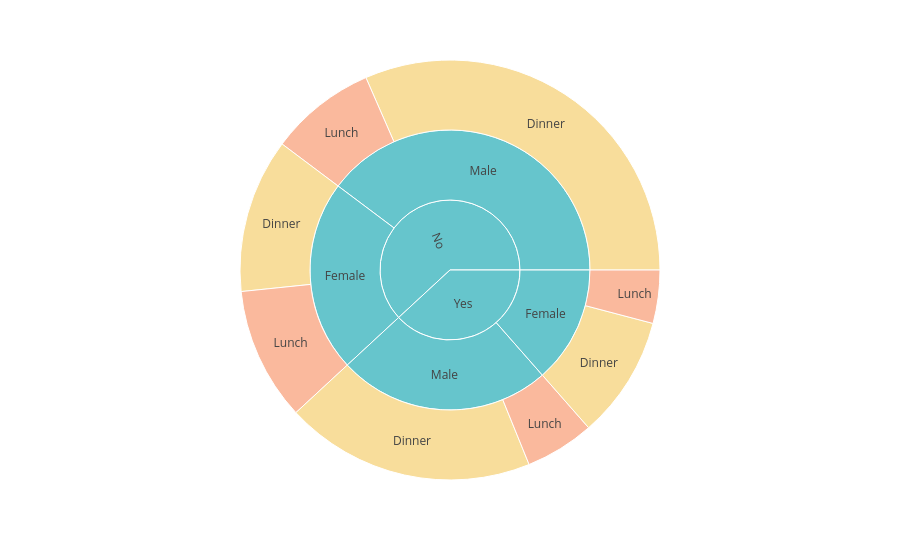

Source (notebook cell):
### Code cell
# make sun brust using plotly  : 

fig  = px.sunburst(data_frame=df , path=['smoker' , 'sex' , 'time'] , color='time' , color_discrete_sequence=px.colors.qualitative.Pastel , maxdepth=-1)

fig.show()

### Figure 1 — Plotly figure (JSON) as saved in the notebook; plotly's stock layout.template omitted (floating-point values rounded to 4 significant figures)
{"data": [{"branchvalues": "total", "customdata": [["(?)"], ["(?)"], ["(?)"], ["(?)"], ["(?)"], ["(?)"], ["Dinner"], ["Dinner"], ["Dinner"], ["Dinner"], ["Lunch"], ["Lunch"], ["Lunch"], ["Lunch"]], "domain": {"x": [0, 1], "y": [0, 1]}, "hovertemplate": "labels=%{label}<br>count=%{value}<br>parent=%{parent}<br>id=%{id}<br>time=%{customdata[0]}<extra></extra>", "ids": ["No/Female", "No/Male", "Yes/Male", "Yes/Female", "No", "Yes", "No/Female/Dinner", "No/Male/Dinner", "Yes/Male/Dinner", "Yes/Female/Dinner", "No/Male/Lunch", "Yes/Male/Lunch", "No/Female/Lunch", "Yes/Female/Lunch"], "labels": ["Female", "Male", "Male", "Female", "No", "Yes", "Dinner", "Dinner", "Dinner", "Dinner", "Lunch", "Lunch", "Lunch", "Lunch"], "marker": {"colors": ["rgb(102, 197, 204)", "rgb(102, 197, 204)", "rgb(102, 197, 204)", "rgb(102, 197, 204)", "rgb(102, 197, 204)", "rgb(102, 197, 204)", "rgb(246, 207, 113)", "rgb(246, 207, 113)", "rgb(246, 207, 113)", "rgb(246, 207, 113)", "rgb(248, 156, 116)", "rgb(248, 156, 116)", "rgb(248, 156, 116)", "rgb(248, 156, 116)"]}, "maxdepth": -1, "name": "", "parents": ["No", "No", "Yes", "Yes", "", "", "No/Female", "No/Male", "Yes/Male", "Yes/Female", "No/Male", "Yes/Male", "No/Female", "Yes/Female"], "type": "sunburst", "values": [54, 97, 60, 33, 151, 93, 29, 77, 47, 23, 20, 13, 25, 10]}], "layout": {"legend": {"tracegroupgap": 0}, "margin": {"t": 60}, "sunburstcolorway": ["rgb(102, 197, 204)", "rgb(246, 207, 113)", "rgb(248, 156, 116)", "rgb(220, 176, 242)", "rgb(135, 197, 95)", "rgb(158, 185, 243)", "rgb(254, 136, 177)", "rgb(201, 219, 116)", "rgb(139, 224, 164)", "rgb(180, 151, 231)", "rgb(179, 179, 179)"]}}
